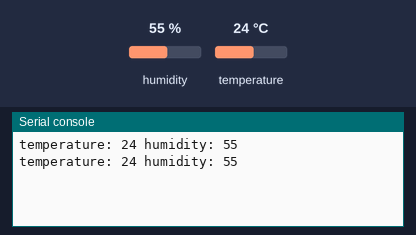
The program below on a simulated MicroPython board. Shown: the last lines printed to the serial console. The test bench sets the inputs (shaded band); at power-on: humidity 55 %, temperature 24 °C.

Above: at 1.2 s.
1.3 s: humidity set to 22 %
At 2.6 s:
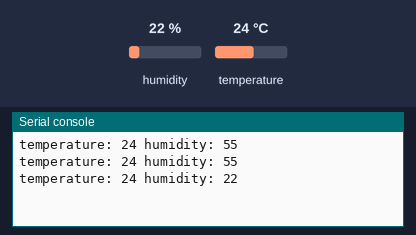
2.8 s: temperature set to 12 °C
At 3.9 s:
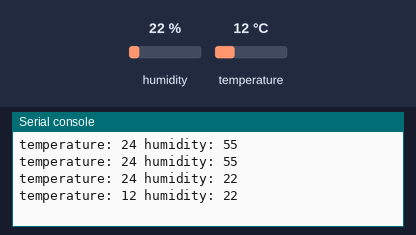
4.3 s: humidity set to 40 %
At 6.0 s:
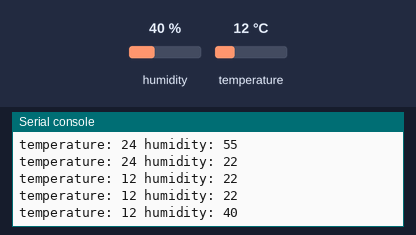
Timing chart, 0 to 7.5 s (numbered marks = the images above; inputs shaded):
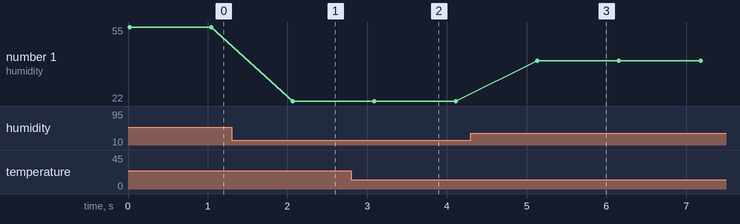

The program:

24.1_Hygrothermograph.py
```python
import machine
import time
import dht

DHT = dht.DHT11(machine.Pin(13))

while True:
    DHT.measure()
    print('temperature:',DHT.temperature(),'humidity:',DHT.humidity())
    time.sleep_ms(1000)
```

Measured:
- after the input at 1.3 s, the serial console: prints a new line after 0.77 s (image 1)
- after the input at 2.8 s, the serial console: prints a new line after 0.29 s (image 2)
- after the input at 4.3 s, the serial console: prints a new line after 0.84 s (image 3)
- plotted number 1: 55 → 22 after the input at 1.3 s, 22 → 40 after the input at 4.3 s
